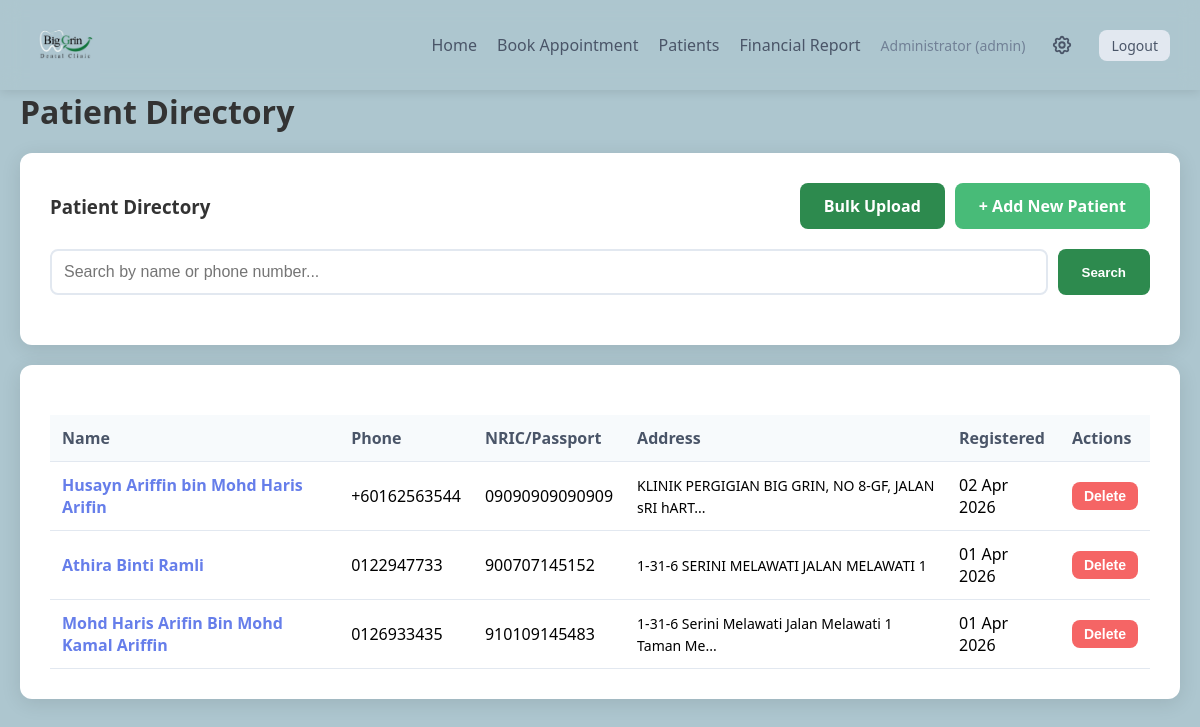
/admin/patients (signed in), run on the app's committed database.
### app.py (models this page shows)
class Patient(db.Model):
    id = db.Column(db.Integer, primary_key=True)
    name = db.Column(db.String(100), nullable=False)
    phone = db.Column(db.String(20), nullable=False)
    email = db.Column(db.String(120), nullable=True)
    address = db.Column(db.Text, nullable=True)
    nric = db.Column(db.String(20), nullable=True)
    is_foreign = db.Column(db.Boolean, default=False)
    signature = db.Column(db.Text, nullable=True)  # Base64 encoded signature
    pdpa_consent = db.Column(db.Boolean, default=False)  # PDPA consent for data storage
    pdpa_consent_date = db.Column(db.DateTime, nullable=True)  # When consent was given
    registered_at = db.Column(db.DateTime, default=datetime.now)

### app.py (the view)
@app.route('/admin/patients')
def list_patients():
    if 'user_id' not in session or session.get('role') not in ['admin', 'doctor']:
        return redirect(url_for('login'))
    search = request.args.get('search', '')
    if search:
        patients = Patient.query.filter(
            db.or_(
                Patient.name.ilike(f'%{search}%'),
                Patient.phone.ilike(f'%{search}%')
            )
        ).order_by(Patient.registered_at.desc()).all()
    else:
        patients = Patient.query.order_by(Patient.registered_at.desc()).all()
    return render_template('list_patients.html', patients=patients, search=search)

### templates/list_patients.html (shortened to what this page needs)
{% extends "base.html" %}
{% block content %}
<h1>Patient Directory</h1>
<div class="card">
    <div style="display: flex; justify-content: space-between; align-items: center; margin-bottom: 20px;">
        <h3 style="margin: 0;">Patient Directory</h3>
        <div style="display: flex; gap: 10px;">
            <a href="{{ url_for('bulk_upload_patients') }}" class="btn btn-primary">Bulk Upload</a>
            <a href="{{ url_for('add_patient') }}" class="btn btn-success">+ Add New Patient</a>
        </div>
    </div>
    <form method="GET" class="search-box">
        <input type="text" name="search" placeholder="Search by name or phone number..." value="{{ search }}">
        <button type="submit" class="btn btn-primary">Search</button>
    </form>
</div>
<div class="card">
    {% if patients %}
    <table>
        <thead>
            <tr>
                <th>Name</th>
                <th>Phone</th>
                <th>NRIC/Passport</th>
                <th>Address</th>
                <th>Registered</th>
                <th>Actions</th>
            </tr>
        </thead>
        <tbody>
            {% for patient in patients %}
            <tr>
                <td>
                    <a href="{{ url_for('patient_detail', id=patient.id) }}" style="color: #667eea; text-decoration: none; font-weight: 600;">
                        {{ patient.name }}
                    </a>
                </td>
                <td>{{ patient.phone }}</td>
                <td>
                    {% if patient.nric %}
                    {{ patient.nric }}
                    {% else %}
                    <span style="color: #a0aec0;">Not registered yet</span>
                    {% endif %}
                </td>
                <td>
                    {% if patient.address %}
                    <span style="font-size: 14px;">{{ patient.address[:50] }}{% if patient.address|length > 50 %}...{% endif %}</span>
                    {% else %}
                    <span style="color: #a0aec0;">-</span>
                    {% endif %}
                </td>
                <td>{{ patient.registered_at.strftime('%d %b %Y') }}</td>
                <td>
                    <form method="POST" action="{{ url_for('delete_patient', id=patient.id) }}" style="display: inline;" onsubmit="return confirm('Are you sure you want to delete {{ patient.name }}? This will cancel all their appointments.');">
                        <button type="submit" class="btn btn-sm btn-danger">Delete</button>
                    </form>
                </td>
            </tr>
            {% endfor %}
        </tbody>
    </table>
    {% endif %}
</div>
{% endblock %}

### templates/base.html (style rules this page uses)
* { margin: 0; padding: 0; box-sizing: border-box; }
body { font-family: 'Segoe UI', Tahoma, Geneva, Verdana, sans-serif; background: #ADC6CF; min-height: 100vh; padding-top: 70px; }
.card { background: white; border-radius: 12px; box-shadow: 0 4px 20px rgba(0,0,0,0.1); padding: 30px; margin-bottom: 20px; }
h1, h2, h3 { color: #333; margin-bottom: 20px; }
.btn { display: inline-block; padding: 12px 24px; border-radius: 8px; text-decoration: none; font-weight: 600; cursor: pointer; border: none; transition: all 0.3s ease; }
.btn-primary { background: #2d8a4e; color: white; }
.btn-success { background: #48bb78; color: white; }
.btn-danger { background: #f56565; color: white; }
.btn-sm { padding: 6px 12px; font-size: 14px; }
input[type="text"], input[type="password"], input[type="tel"], input[type="date"], input[type="time"], select, textarea { width: 100%; padding: 12px; border: 2px solid #e2e8f0; border-radius: 8px; font-size: 16px; transition: border-color 0.3s; }
table { width: 100%; border-collapse: collapse; margin-top: 20px; }
th, td { padding: 12px; text-align: left; border-bottom: 1px solid #e2e8f0; }
th { background: #f7fafc; font-weight: 600; color: #4a5568; }
.search-box { display: flex; gap: 10px; margin-bottom: 20px; }
.search-box input { flex: 1; }

### data on the page
Patient: name "Husayn Ariffin bin Mohd Haris Arifin", phone "+60162563544", nric "09090909090909", address "KLINIK PERGIGIAN BIG GRIN, NO 8-GF, JALAN sRI hART", registered_at "02 Apr 2026"
Patient: name "Athira Binti Ramli", phone "0122947733", nric "900707145152", address "1-31-6 SERINI MELAWATI JALAN MELAWATI 1", registered_at "01 Apr 2026"
Patient: name "Mohd Haris Arifin Bin Mohd Kamal Ariffin", phone "0126933435", nric "910109145483", address "1-31-6 Serini Melawati Jalan Melawati 1 Taman Me", registered_at "01 Apr 2026"

### other printed values
{{ session.get('name') }} "Administrator"
{{ session.get('role') }} "admin"
